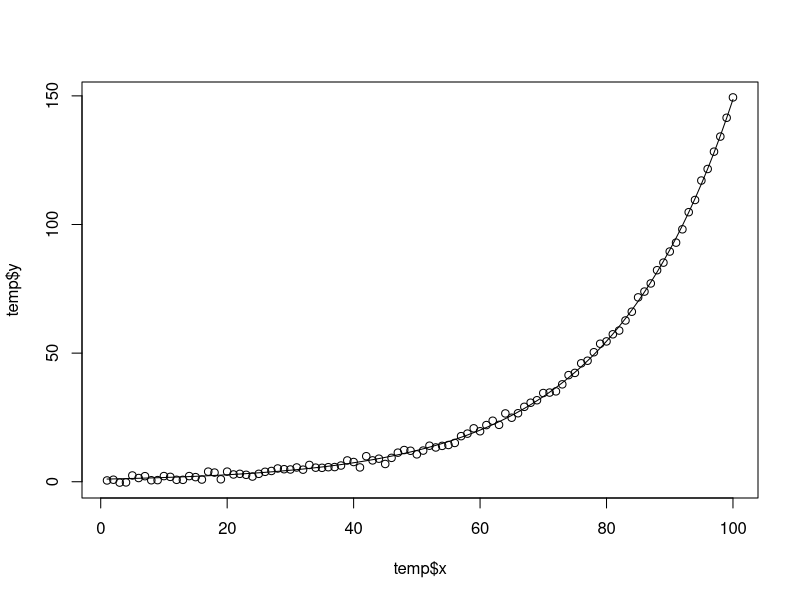

Write R code to recreate this figure.
# #web example of nls ####
# #https://stats.stackexchange.com/questions/11947/fitting-an-exponential-model-to-data

# generate data
beta <- 0.05
n <- 100
temp <- data.frame(y = exp(beta * seq(n)) + rnorm(n), x = seq(n))

# plot data
plot(temp$x, temp$y)

# fit non-linear model
mod <- nls(y ~ exp(a + b * x), data = temp, start = list(a = 0, b = 0))

# add fitted curve
lines(temp$x, predict(mod, list(x = temp$x)))



